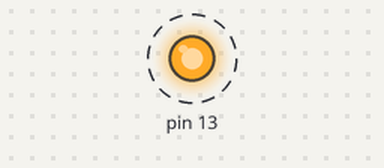
This sketch was run on a simulated Arduino Uno, built with avr-gcc and run on an emulated ATmega328P. Parts: output pins drawn as LEDs (lit = HIGH). Dashed ring = blinking.

Above: at 0.1 s.
Timing chart, 0 to 3.0 s (numbered marks = the images above):
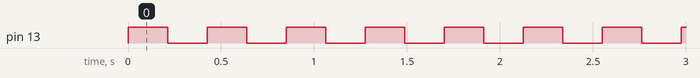

Measured:
- by itself, pin 13: alternates HIGH for 0.21 s and LOW for 0.21 s

The sketch:

BlinkDebug.ino
```cpp
/*
// Program A
void NewDelay (unsigned long mSecondsApx); // Edit

void setup() {
  unsigned char *portDDRB;
  portDDRB = (unsigned char *) 0x24;
  *portDDRB |= 0x20;
}

void loop () {
  unsigned char *portB;
  portB = (unsigned char *) 0x25;

  *portB |= 0x20;
  NewDelay(100);
  *portB &= 0xDF; // Edit
  NewDelay(100);
}


void NewDelay (unsigned long mSecondsApx) {
  volatile unsigned long i; // Edit
  unsigned long endTime = 2000 * mSecondsApx; // Edit
  for (i = 0; i < endTime; i++);
}
*/


/*
// Program B.
void NewDelay (unsigned long mSecondsApx);

void setup() {
  unsigned char *portDDRB;
  portDDRB = (unsigned char *) 0x24;
  *portDDRB |= 0x20;
}

void loop () {
  unsigned char *portB;
  portB = (unsigned char *) 0x25;
  *portB |= 0x20;
  NewDelay (100);
  *portB &= 0xDF;
  NewDelay (100);
}

void NewDelay (unsigned long mSecondsApx) {
  volatile unsigned long i;
  unsigned long j; // Edit
  unsigned long k;
  unsigned long endTime = 100 * mSecondsApx;
  for (i = 0; i < endTime; i++) {
    j = 10;
    do {
      j = j - i;
      k = i / j;
    }
    while (k > 0);
  }
}
*/


// Program C.
void NewDelay (unsigned long mSecondsApx);

void setup() {
  unsigned char *portDDRB;
  portDDRB = (unsigned char *) 0x24;
  *portDDRB |= 0x20;
}

void loop () {
  unsigned char *portB;
  portB = (unsigned char *) 0x25;
  *portB |= 0x20;
  NewDelay (100);
  *portB &= 0xDF;
  NewDelay (100);
}

void NewDelay (unsigned long mSecondsApx) {
  volatile unsigned long i;
  unsigned char j = 0;
  unsigned long endTime = 1000 * mSecondsApx; // Edit
  i= 0;
  while (j == 0) { // Edit
    i++;
    if (i >= endTime) { // Edit
      j = 1;
    }
  }
}
```
